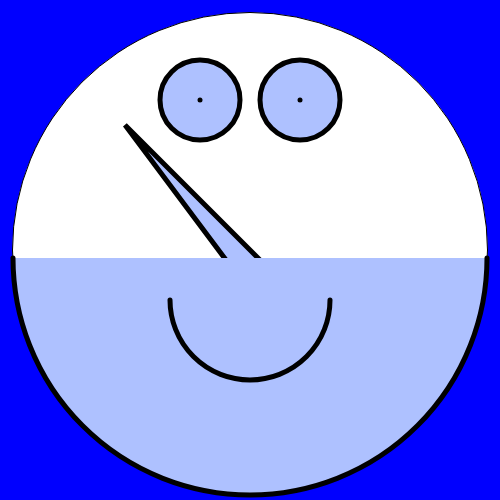
Frame 1 (no input)
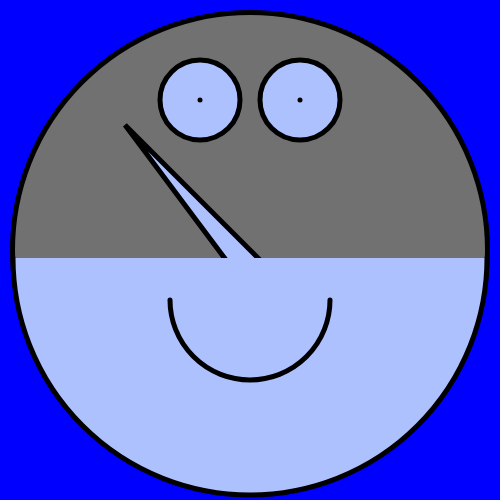
Frame 60 (no input)
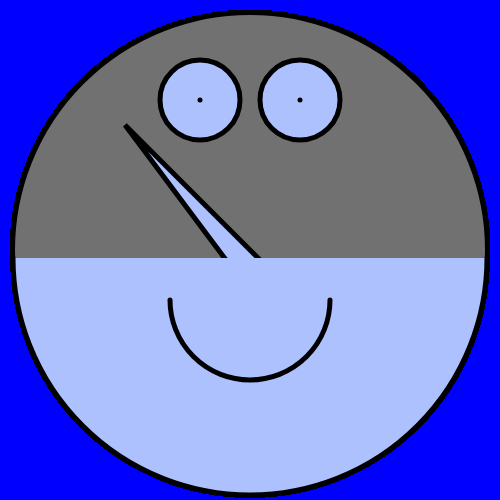
Frame 120 (the mouse pressed at the canvas centre since frame 60)

The p5.js sketch that drew these frames (run headless with seeded random() and noise() and a simulated clock; from frame 60 on, the mouse is pressed at the canvas centre):

// p5.js sketch
// ── sketch.js

var eyeSize = 80;
var faceSize = 475;
var smileSize = 160;
var splitFace = 474;
var eyeAlign = 100;
var pointX = 0;
var pointY = 0;
var faceColor = (247,113,113);


function setup() {
  // put setup code here
  createCanvas(500,500);

}

function draw() {
  // put drawing code here

  if(mouseX < width/2){
    console.log("left hand side");
      background("blue");

  }

  if(mouseX > width/2){
    console.log("right hand side");
      background("white");
  }

  pointX = mouseX;
  pointY = mouseY;


  ellipse(250,250,faceSize,faceSize);//top half of face
  fill(174, 193, 255);

  strokeWeight(5);
  ellipse(200,100,eyeSize,eyeSize);//left eye


  ellipse(300,100,eyeSize,eyeSize);//right eye


  point(200,eyeAlign);//pupil
  point(300,eyeAlign);


  //width and height
  //console.log("width " + width);
  //console.log(height);

  triangle(width/4,height/4,width/2+10, height/2+10, width/2-18, height/2+18);//nose

  arc(250,258,splitFace,splitFace,0,PI);//bottom half of face

  arc(250,300,smileSize,smileSize,0,PI);//mouth
  fill(faceColor);

}

function keyPressed(){

  console.log("key" + key);
  console.log("keyCode" + keyCode);

  if(key == "w"){
    faceColor = "white";

  }
  if(key == "r"){
    faceColor = "red";
  }
  if(key == "b"){
    faceColor = "blue";
  }
  if(key == "p"){
    faceColor = "pink";
  }
  if(key == "o"){
    faceColor = "orange";
  }


}
